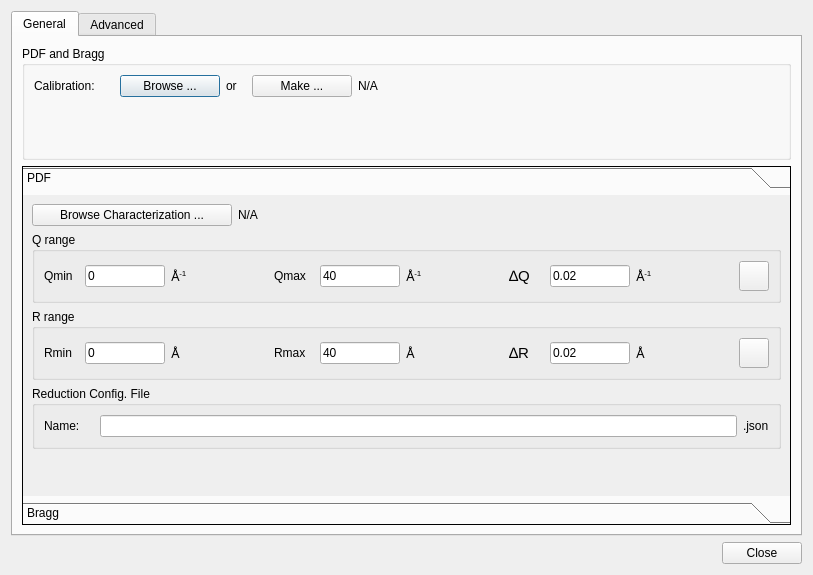
<?xml version="1.0" encoding="UTF-8"?>
<ui version="4.0">
 <class>Dialog</class>
 <widget class="QDialog" name="Dialog">
  <property name="geometry">
   <rect>
    <x>0</x>
    <y>0</y>
    <width>813</width>
    <height>575</height>
   </rect>
  </property>
  <property name="windowTitle">
   <string>Dialog</string>
  </property>
  <layout class="QVBoxLayout" name="verticalLayout">
   <item>
    <widget class="QTabWidget" name="tabWidget">
     <property name="currentIndex">
      <number>0</number>
     </property>
     <widget class="QWidget" name="tab">
      <attribute name="title">
       <string>General</string>
      </attribute>
      <layout class="QVBoxLayout" name="verticalLayout_5">
       <item>
        <widget class="QGroupBox" name="groupBox_3">
         <property name="title">
          <string>PDF and Bragg</string>
         </property>
         <layout class="QVBoxLayout" name="verticalLayout_4">
          <item>
           <layout class="QHBoxLayout" name="horizontalLayout_26">
            <item>
             <widget class="QLabel" name="label_26">
              <property name="minimumSize">
               <size>
                <width>80</width>
                <height>0</height>
               </size>
              </property>
              <property name="maximumSize">
               <size>
                <width>80</width>
                <height>16777215</height>
               </size>
              </property>
              <property name="text">
               <string>Calibration:</string>
              </property>
             </widget>
            </item>
            <item>
             <widget class="QPushButton" name="browse_calibration_button">
              <property name="minimumSize">
               <size>
                <width>100</width>
                <height>0</height>
               </size>
              </property>
              <property name="maximumSize">
               <size>
                <width>100</width>
                <height>16777215</height>
               </size>
              </property>
              <property name="text">
               <string>Browse ...</string>
              </property>
             </widget>
            </item>
            <item>
             <widget class="QLabel" name="label_27">
              <property name="minimumSize">
               <size>
                <width>20</width>
                <height>0</height>
               </size>
              </property>
              <property name="maximumSize">
               <size>
                <width>20</width>
                <height>16777215</height>
               </size>
              </property>
              <property name="text">
               <string>or</string>
              </property>
             </widget>
            </item>
            <item>
             <widget class="QPushButton" name="make_calibration_button">
              <property name="minimumSize">
               <size>
                <width>100</width>
                <height>0</height>
               </size>
              </property>
              <property name="maximumSize">
               <size>
                <width>100</width>
                <height>16777215</height>
               </size>
              </property>
              <property name="text">
               <string>Make ...</string>
              </property>
             </widget>
            </item>
            <item>
             <widget class="QLabel" name="calibration_label">
              <property name="text">
               <string>N/A</string>
              </property>
             </widget>
            </item>
           </layout>
          </item>
          <item>
           <spacer name="verticalSpacer_3">
            <property name="orientation">
             <enum>Qt::Vertical</enum>
            </property>
            <property name="sizeHint" stdset="0">
             <size>
              <width>20</width>
              <height>53</height>
             </size>
            </property>
           </spacer>
          </item>
         </layout>
        </widget>
       </item>
       <item>
        <widget class="QToolBox" name="toolBox">
         <property name="autoFillBackground">
          <bool>false</bool>
         </property>
         <property name="frameShape">
          <enum>QFrame::Panel</enum>
         </property>
         <property name="frameShadow">
          <enum>QFrame::Plain</enum>
         </property>
         <property name="lineWidth">
          <number>1</number>
         </property>
         <property name="currentIndex">
          <number>0</number>
         </property>
         <widget class="QWidget" name="page">
          <property name="geometry">
           <rect>
            <x>0</x>
            <y>0</y>
            <width>757</width>
            <height>288</height>
           </rect>
          </property>
          <attribute name="label">
           <string>PDF</string>
          </attribute>
          <layout class="QVBoxLayout" name="verticalLayout_3">
           <item>
            <layout class="QHBoxLayout" name="horizontalLayout_40">
             <item>
              <widget class="QPushButton" name="mantid_browse_characterization_button_4">
               <property name="minimumSize">
                <size>
                 <width>200</width>
                 <height>0</height>
                </size>
               </property>
               <property name="text">
                <string>Browse Characterization ...</string>
               </property>
              </widget>
             </item>
             <item>
              <widget class="QLabel" name="mantid_characterization_value_4">
               <property name="sizePolicy">
                <sizepolicy hsizetype="Expanding" vsizetype="Preferred">
                 <horstretch>0</horstretch>
                 <verstretch>0</verstretch>
                </sizepolicy>
               </property>
               <property name="text">
                <string>N/A</string>
               </property>
              </widget>
             </item>
            </layout>
           </item>
           <item>
            <widget class="QGroupBox" name="q_range_group_box_2">
             <property name="title">
              <string>Q range</string>
             </property>
             <layout class="QHBoxLayout" name="horizontalLayout_29">
              <item>
               <widget class="QLabel" name="label_43">
                <property name="minimumSize">
                 <size>
                  <width>35</width>
                  <height>0</height>
                 </size>
                </property>
                <property name="maximumSize">
                 <size>
                  <width>35</width>
                  <height>16777215</height>
                 </size>
                </property>
                <property name="text">
                 <string>Qmin</string>
                </property>
               </widget>
              </item>
              <item>
               <widget class="QLineEdit" name="pdf_q_range_min">
                <property name="minimumSize">
                 <size>
                  <width>80</width>
                  <height>0</height>
                 </size>
                </property>
                <property name="maximumSize">
                 <size>
                  <width>80</width>
                  <height>16777215</height>
                 </size>
                </property>
                <property name="text">
                 <string>0</string>
                </property>
               </widget>
              </item>
              <item>
               <widget class="QLabel" name="label_67">
                <property name="minimumSize">
                 <size>
                  <width>30</width>
                  <height>0</height>
                 </size>
                </property>
                <property name="text">
                 <string>&lt;!DOCTYPE HTML PUBLIC &quot;-//W3C//DTD HTML 4.0//EN&quot; &quot;http://www.w3.org/TR/REC-html40/strict.dtd&quot;&gt;
&lt;html&gt;&lt;head&gt;&lt;meta name=&quot;qrichtext&quot; content=&quot;1&quot; /&gt;&lt;style type=&quot;text/css&quot;&gt;
p, li { white-space: pre-wrap; }
&lt;/style&gt;&lt;/head&gt;&lt;body style=&quot; font-family:'Sans Serif'; font-size:10pt; font-weight:400; font-style:normal;&quot;&gt;
&lt;p style=&quot; margin-top:0px; margin-bottom:0px; margin-left:0px; margin-right:0px; -qt-block-indent:0; text-indent:0px;&quot;&gt;Å&lt;span style=&quot; vertical-align:super;&quot;&gt;-1&lt;/span&gt;&lt;/p&gt;&lt;/body&gt;&lt;/html&gt;</string>
                </property>
               </widget>
              </item>
              <item>
               <widget class="QLabel" name="label_44">
                <property name="minimumSize">
                 <size>
                  <width>40</width>
                  <height>0</height>
                 </size>
                </property>
                <property name="maximumSize">
                 <size>
                  <width>40</width>
                  <height>16777215</height>
                 </size>
                </property>
                <property name="text">
                 <string>Qmax</string>
                </property>
               </widget>
              </item>
              <item>
               <widget class="QLineEdit" name="pdf_q_range_max">
                <property name="minimumSize">
                 <size>
                  <width>80</width>
                  <height>0</height>
                 </size>
                </property>
                <property name="maximumSize">
                 <size>
                  <width>80</width>
                  <height>16777215</height>
                 </size>
                </property>
                <property name="text">
                 <string>40</string>
                </property>
               </widget>
              </item>
              <item>
               <widget class="QLabel" name="label_68">
                <property name="minimumSize">
                 <size>
                  <width>30</width>
                  <height>0</height>
                 </size>
                </property>
                <property name="text">
                 <string>&lt;!DOCTYPE HTML PUBLIC &quot;-//W3C//DTD HTML 4.0//EN&quot; &quot;http://www.w3.org/TR/REC-html40/strict.dtd&quot;&gt;
&lt;html&gt;&lt;head&gt;&lt;meta name=&quot;qrichtext&quot; content=&quot;1&quot; /&gt;&lt;style type=&quot;text/css&quot;&gt;
p, li { white-space: pre-wrap; }
&lt;/style&gt;&lt;/head&gt;&lt;body style=&quot; font-family:'Sans Serif'; font-size:10pt; font-weight:400; font-style:normal;&quot;&gt;
&lt;p style=&quot; margin-top:0px; margin-bottom:0px; margin-left:0px; margin-right:0px; -qt-block-indent:0; text-indent:0px;&quot;&gt;Å&lt;span style=&quot; vertical-align:super;&quot;&gt;-1&lt;/span&gt;&lt;/p&gt;&lt;/body&gt;&lt;/html&gt;</string>
                </property>
               </widget>
              </item>
              <item>
               <widget class="QLabel" name="label_45">
                <property name="minimumSize">
                 <size>
                  <width>35</width>
                  <height>0</height>
                 </size>
                </property>
                <property name="maximumSize">
                 <size>
                  <width>35</width>
                  <height>16777215</height>
                 </size>
                </property>
                <property name="text">
                 <string>&lt;html&gt;&lt;head/&gt;&lt;body&gt;&lt;p&gt;&lt;span style=&quot; font-size:11pt;&quot;&gt;∆Q&lt;/span&gt;&lt;/p&gt;&lt;/body&gt;&lt;/html&gt;</string>
                </property>
                <property name="textFormat">
                 <enum>Qt::RichText</enum>
                </property>
               </widget>
              </item>
              <item>
               <widget class="QLineEdit" name="pdf_q_range_delta">
                <property name="minimumSize">
                 <size>
                  <width>80</width>
                  <height>0</height>
                 </size>
                </property>
                <property name="maximumSize">
                 <size>
                  <width>80</width>
                  <height>16777215</height>
                 </size>
                </property>
                <property name="text">
                 <string>0.02</string>
                </property>
               </widget>
              </item>
              <item>
               <widget class="QLabel" name="label_69">
                <property name="minimumSize">
                 <size>
                  <width>30</width>
                  <height>0</height>
                 </size>
                </property>
                <property name="text">
                 <string>&lt;!DOCTYPE HTML PUBLIC &quot;-//W3C//DTD HTML 4.0//EN&quot; &quot;http://www.w3.org/TR/REC-html40/strict.dtd&quot;&gt;
&lt;html&gt;&lt;head&gt;&lt;meta name=&quot;qrichtext&quot; content=&quot;1&quot; /&gt;&lt;style type=&quot;text/css&quot;&gt;
p, li { white-space: pre-wrap; }
&lt;/style&gt;&lt;/head&gt;&lt;body style=&quot; font-family:'Sans Serif'; font-size:10pt; font-weight:400; font-style:normal;&quot;&gt;
&lt;p style=&quot; margin-top:0px; margin-bottom:0px; margin-left:0px; margin-right:0px; -qt-block-indent:0; text-indent:0px;&quot;&gt;Å&lt;span style=&quot; vertical-align:super;&quot;&gt;-1&lt;/span&gt;&lt;/p&gt;&lt;/body&gt;&lt;/html&gt;</string>
                </property>
               </widget>
              </item>
              <item>
               <widget class="QPushButton" name="reset_pdf_q_range_button">
                <property name="minimumSize">
                 <size>
                  <width>30</width>
                  <height>30</height>
                 </size>
                </property>
                <property name="maximumSize">
                 <size>
                  <width>30</width>
                  <height>30</height>
                 </size>
                </property>
                <property name="text">
                 <string/>
                </property>
               </widget>
              </item>
             </layout>
            </widget>
           </item>
           <item>
            <widget class="QGroupBox" name="q_range_group_box_3">
             <property name="title">
              <string>R range</string>
             </property>
             <layout class="QHBoxLayout" name="horizontalLayout_32">
              <item>
               <widget class="QLabel" name="label_46">
                <property name="minimumSize">
                 <size>
                  <width>35</width>
                  <height>0</height>
                 </size>
                </property>
                <property name="maximumSize">
                 <size>
                  <width>35</width>
                  <height>16777215</height>
                 </size>
                </property>
                <property name="text">
                 <string>Rmin</string>
                </property>
               </widget>
              </item>
              <item>
               <widget class="QLineEdit" name="pdf_r_range_min">
                <property name="minimumSize">
                 <size>
                  <width>80</width>
                  <height>0</height>
                 </size>
                </property>
                <property name="maximumSize">
                 <size>
                  <width>80</width>
                  <height>16777215</height>
                 </size>
                </property>
                <property name="text">
                 <string>0</string>
                </property>
               </widget>
              </item>
              <item>
               <widget class="QLabel" name="label_70">
                <property name="minimumSize">
                 <size>
                  <width>30</width>
                  <height>0</height>
                 </size>
                </property>
                <property name="text">
                 <string>&lt;!DOCTYPE HTML PUBLIC &quot;-//W3C//DTD HTML 4.0//EN&quot; &quot;http://www.w3.org/TR/REC-html40/strict.dtd&quot;&gt;
&lt;html&gt;&lt;head&gt;&lt;meta name=&quot;qrichtext&quot; content=&quot;1&quot; /&gt;&lt;style type=&quot;text/css&quot;&gt;
p, li { white-space: pre-wrap; }
&lt;/style&gt;&lt;/head&gt;&lt;body style=&quot; font-family:'Sans Serif'; font-size:10pt; font-weight:400; font-style:normal;&quot;&gt;
&lt;p style=&quot; margin-top:0px; margin-bottom:0px; margin-left:0px; margin-right:0px; -qt-block-indent:0; text-indent:0px;&quot;&gt;Å&lt;/p&gt;&lt;/body&gt;&lt;/html&gt;</string>
                </property>
               </widget>
              </item>
              <item>
               <widget class="QLabel" name="label_47">
                <property name="minimumSize">
                 <size>
                  <width>40</width>
                  <height>0</height>
                 </size>
                </property>
                <property name="maximumSize">
                 <size>
                  <width>40</width>
                  <height>16777215</height>
                 </size>
                </property>
                <property name="text">
                 <string>Rmax</string>
                </property>
               </widget>
              </item>
              <item>
               <widget class="QLineEdit" name="pdf_r_range_max">
                <property name="minimumSize">
                 <size>
                  <width>80</width>
                  <height>0</height>
                 </size>
                </property>
                <property name="maximumSize">
                 <size>
                  <width>80</width>
                  <height>16777215</height>
                 </size>
                </property>
                <property name="text">
                 <string>40</string>
                </property>
               </widget>
              </item>
              <item>
               <widget class="QLabel" name="label_73">
                <property name="minimumSize">
                 <size>
                  <width>30</width>
                  <height>0</height>
                 </size>
                </property>
                <property name="text">
                 <string>&lt;!DOCTYPE HTML PUBLIC &quot;-//W3C//DTD HTML 4.0//EN&quot; &quot;http://www.w3.org/TR/REC-html40/strict.dtd&quot;&gt;
&lt;html&gt;&lt;head&gt;&lt;meta name=&quot;qrichtext&quot; content=&quot;1&quot; /&gt;&lt;style type=&quot;text/css&quot;&gt;
p, li { white-space: pre-wrap; }
&lt;/style&gt;&lt;/head&gt;&lt;body style=&quot; font-family:'Sans Serif'; font-size:10pt; font-weight:400; font-style:normal;&quot;&gt;
&lt;p style=&quot; margin-top:0px; margin-bottom:0px; margin-left:0px; margin-right:0px; -qt-block-indent:0; text-indent:0px;&quot;&gt;Å&lt;/p&gt;&lt;/body&gt;&lt;/html&gt;</string>
                </property>
               </widget>
              </item>
              <item>
               <widget class="QLabel" name="label_74">
                <property name="minimumSize">
                 <size>
                  <width>35</width>
                  <height>0</height>
                 </size>
                </property>
                <property name="maximumSize">
                 <size>
                  <width>35</width>
                  <height>16777215</height>
                 </size>
                </property>
                <property name="text">
                 <string>&lt;html&gt;&lt;head/&gt;&lt;body&gt;&lt;p&gt;&lt;span style=&quot; font-size:11pt;&quot;&gt;∆R&lt;/span&gt;&lt;/p&gt;&lt;/body&gt;&lt;/html&gt;</string>
                </property>
                <property name="textFormat">
                 <enum>Qt::RichText</enum>
                </property>
               </widget>
              </item>
              <item>
               <widget class="QLineEdit" name="pdf_r_range_delta">
                <property name="minimumSize">
                 <size>
                  <width>80</width>
                  <height>0</height>
                 </size>
                </property>
                <property name="maximumSize">
                 <size>
                  <width>80</width>
                  <height>16777215</height>
                 </size>
                </property>
                <property name="text">
                 <string>0.02</string>
                </property>
               </widget>
              </item>
              <item>
               <widget class="QLabel" name="label_79">
                <property name="minimumSize">
                 <size>
                  <width>25</width>
                  <height>0</height>
                 </size>
                </property>
                <property name="text">
                 <string>&lt;!DOCTYPE HTML PUBLIC &quot;-//W3C//DTD HTML 4.0//EN&quot; &quot;http://www.w3.org/TR/REC-html40/strict.dtd&quot;&gt;
&lt;html&gt;&lt;head&gt;&lt;meta name=&quot;qrichtext&quot; content=&quot;1&quot; /&gt;&lt;style type=&quot;text/css&quot;&gt;
p, li { white-space: pre-wrap; }
&lt;/style&gt;&lt;/head&gt;&lt;body style=&quot; font-family:'Sans Serif'; font-size:10pt; font-weight:400; font-style:normal;&quot;&gt;
&lt;p style=&quot; margin-top:0px; margin-bottom:0px; margin-left:0px; margin-right:0px; -qt-block-indent:0; text-indent:0px;&quot;&gt;Å&lt;/p&gt;&lt;/body&gt;&lt;/html&gt;</string>
                </property>
               </widget>
              </item>
              <item>
               <widget class="QPushButton" name="reset_pdf_r_range_button">
                <property name="minimumSize">
                 <size>
                  <width>30</width>
                  <height>30</height>
                 </size>
                </property>
                <property name="maximumSize">
                 <size>
                  <width>30</width>
                  <height>30</height>
                 </size>
                </property>
                <property name="text">
                 <string/>
                </property>
               </widget>
              </item>
             </layout>
            </widget>
           </item>
           <item>
            <widget class="QGroupBox" name="groupBox_6">
             <property name="title">
              <string>Reduction Config. File</string>
             </property>
             <layout class="QVBoxLayout" name="verticalLayout_10">
              <item>
               <layout class="QHBoxLayout" name="horizontalLayout_31">
                <item>
                 <widget class="QLabel" name="label_48">
                  <property name="minimumSize">
                   <size>
                    <width>50</width>
                    <height>0</height>
                   </size>
                  </property>
                  <property name="maximumSize">
                   <size>
                    <width>50</width>
                    <height>16777215</height>
                   </size>
                  </property>
                  <property name="text">
                   <string>Name:</string>
                  </property>
                 </widget>
                </item>
                <item>
                 <widget class="QLineEdit" name="lineEdit"/>
                </item>
                <item>
                 <widget class="QLabel" name="label_49">
                  <property name="text">
                   <string>.json</string>
                  </property>
                 </widget>
                </item>
               </layout>
              </item>
             </layout>
            </widget>
           </item>
           <item>
            <spacer name="verticalSpacer_2">
             <property name="orientation">
              <enum>Qt::Vertical</enum>
             </property>
             <property name="sizeHint" stdset="0">
              <size>
               <width>20</width>
               <height>40</height>
              </size>
             </property>
            </spacer>
           </item>
          </layout>
         </widget>
         <widget class="QWidget" name="page_2">
          <property name="geometry">
           <rect>
            <x>0</x>
            <y>0</y>
            <width>771</width>
            <height>204</height>
           </rect>
          </property>
          <attribute name="label">
           <string>Bragg</string>
          </attribute>
          <layout class="QVBoxLayout" name="verticalLayout_2">
           <item>
            <layout class="QHBoxLayout" name="horizontalLayout_38">
             <item>
              <widget class="QPushButton" name="mantid_browse_characterization_button_2">
               <property name="minimumSize">
                <size>
                 <width>200</width>
                 <height>0</height>
                </size>
               </property>
               <property name="text">
                <string>Browse Characterization ...</string>
               </property>
              </widget>
             </item>
             <item>
              <widget class="QLabel" name="mantid_characterization_value_2">
               <property name="sizePolicy">
                <sizepolicy hsizetype="Expanding" vsizetype="Preferred">
                 <horstretch>0</horstretch>
                 <verstretch>0</verstretch>
                </sizepolicy>
               </property>
               <property name="text">
                <string>N/A</string>
               </property>
              </widget>
             </item>
            </layout>
           </item>
           <item>
            <layout class="QHBoxLayout" name="horizontalLayout_39">
             <item>
              <widget class="QLabel" name="label_56">
               <property name="text">
                <string>Number of Bins:</string>
               </property>
              </widget>
             </item>
             <item>
              <widget class="QLineEdit" name="mantid_number_of_bins_2">
               <property name="sizePolicy">
                <sizepolicy hsizetype="Preferred" vsizetype="Fixed">
                 <horstretch>0</horstretch>
                 <verstretch>0</verstretch>
                </sizepolicy>
               </property>
               <property name="minimumSize">
                <size>
                 <width>80</width>
                 <height>0</height>
                </size>
               </property>
               <property name="maximumSize">
                <size>
                 <width>80</width>
                 <height>16777215</height>
                </size>
               </property>
               <property name="text">
                <string>-6000</string>
               </property>
              </widget>
             </item>
             <item>
              <widget class="QLabel" name="label_57">
               <property name="text">
                <string>(&quot;-&quot; for log binning)</string>
               </property>
              </widget>
             </item>
             <item>
              <spacer name="horizontalSpacer_28">
               <property name="orientation">
                <enum>Qt::Horizontal</enum>
               </property>
               <property name="sizeHint" stdset="0">
                <size>
                 <width>40</width>
                 <height>20</height>
                </size>
               </property>
              </spacer>
             </item>
            </layout>
           </item>
           <item>
            <layout class="QHBoxLayout" name="horizontalLayout_41">
             <item>
              <widget class="QGroupBox" name="groupBox_8">
               <property name="title">
                <string>Crop Wavelength</string>
               </property>
               <layout class="QHBoxLayout" name="horizontalLayout_42">
                <item>
                 <widget class="QLabel" name="label_58">
                  <property name="text">
                   <string>Min</string>
                  </property>
                 </widget>
                </item>
                <item>
                 <widget class="QLineEdit" name="mantid_min_crop_wavelength_2">
                  <property name="minimumSize">
                   <size>
                    <width>50</width>
                    <height>0</height>
                   </size>
                  </property>
                  <property name="maximumSize">
                   <size>
                    <width>50</width>
                    <height>16777215</height>
                   </size>
                  </property>
                  <property name="text">
                   <string>.1</string>
                  </property>
                 </widget>
                </item>
                <item>
                 <widget class="QLabel" name="label_59">
                  <property name="text">
                   <string>&lt;!DOCTYPE HTML PUBLIC &quot;-//W3C//DTD HTML 4.0//EN&quot; &quot;http://www.w3.org/TR/REC-html40/strict.dtd&quot;&gt;
&lt;html&gt;&lt;head&gt;&lt;meta name=&quot;qrichtext&quot; content=&quot;1&quot; /&gt;&lt;style type=&quot;text/css&quot;&gt;
p, li { white-space: pre-wrap; }
&lt;/style&gt;&lt;/head&gt;&lt;body style=&quot; font-family:'Sans Serif'; font-size:10pt; font-weight:400; font-style:normal;&quot;&gt;
&lt;p style=&quot; margin-top:0px; margin-bottom:0px; margin-left:0px; margin-right:0px; -qt-block-indent:0; text-indent:0px;&quot;&gt;&amp;#8491;&lt;/p&gt;&lt;/body&gt;&lt;/html&gt;</string>
                  </property>
                 </widget>
                </item>
                <item>
                 <widget class="QLabel" name="label_60">
                  <property name="text">
                   <string>         Max</string>
                  </property>
                 </widget>
                </item>
                <item>
                 <widget class="QLineEdit" name="mantid_max_crop_wavelength_2">
                  <property name="minimumSize">
                   <size>
                    <width>50</width>
                    <height>0</height>
                   </size>
                  </property>
                  <property name="maximumSize">
                   <size>
                    <width>50</width>
                    <height>16777215</height>
                   </size>
                  </property>
                  <property name="text">
                   <string>2.9</string>
                  </property>
                 </widget>
                </item>
                <item>
                 <widget class="QLabel" name="label_61">
                  <property name="text">
                   <string>&lt;!DOCTYPE HTML PUBLIC &quot;-//W3C//DTD HTML 4.0//EN&quot; &quot;http://www.w3.org/TR/REC-html40/strict.dtd&quot;&gt;
&lt;html&gt;&lt;head&gt;&lt;meta name=&quot;qrichtext&quot; content=&quot;1&quot; /&gt;&lt;style type=&quot;text/css&quot;&gt;
p, li { white-space: pre-wrap; }
&lt;/style&gt;&lt;/head&gt;&lt;body style=&quot; font-family:'Sans Serif'; font-size:10pt; font-weight:400; font-style:normal;&quot;&gt;
&lt;p style=&quot; margin-top:0px; margin-bottom:0px; margin-left:0px; margin-right:0px; -qt-block-indent:0; text-indent:0px;&quot;&gt;&amp;#8491;&lt;/p&gt;&lt;/body&gt;&lt;/html&gt;</string>
                  </property>
                 </widget>
                </item>
               </layout>
              </widget>
             </item>
             <item>
              <spacer name="horizontalSpacer_2">
               <property name="orientation">
                <enum>Qt::Horizontal</enum>
               </property>
               <property name="sizeHint" stdset="0">
                <size>
                 <width>40</width>
                 <height>20</height>
                </size>
               </property>
              </spacer>
             </item>
            </layout>
           </item>
           <item>
            <spacer name="verticalSpacer">
             <property name="orientation">
              <enum>Qt::Vertical</enum>
             </property>
             <property name="sizeHint" stdset="0">
              <size>
               <width>20</width>
               <height>40</height>
              </size>
             </property>
            </spacer>
           </item>
          </layout>
         </widget>
        </widget>
       </item>
      </layout>
     </widget>
     <widget class="QWidget" name="tab_2">
      <attribute name="title">
       <string>Advanced</string>
      </attribute>
      <layout class="QVBoxLayout" name="verticalLayout_6">
       <item>
        <widget class="QGroupBox" name="groupBox_4">
         <property name="title">
          <string>Bragg</string>
         </property>
         <layout class="QVBoxLayout" name="verticalLayout_7">
          <item>
           <widget class="QCheckBox" name="checkBox">
            <property name="text">
             <string>Push Data Positive</string>
            </property>
           </widget>
          </item>
         </layout>
        </widget>
       </item>
       <item>
        <spacer name="verticalSpacer_5">
         <property name="orientation">
          <enum>Qt::Vertical</enum>
         </property>
         <property name="sizeHint" stdset="0">
          <size>
           <width>20</width>
           <height>40</height>
          </size>
         </property>
        </spacer>
       </item>
      </layout>
     </widget>
    </widget>
   </item>
   <item>
    <layout class="QHBoxLayout" name="horizontalLayout">
     <item>
      <spacer name="horizontalSpacer">
       <property name="orientation">
        <enum>Qt::Horizontal</enum>
       </property>
       <property name="sizeHint" stdset="0">
        <size>
         <width>40</width>
         <height>20</height>
        </size>
       </property>
      </spacer>
     </item>
     <item>
      <widget class="QPushButton" name="pushButton">
       <property name="text">
        <string>Close</string>
       </property>
      </widget>
     </item>
    </layout>
   </item>
  </layout>
 </widget>
 <resources/>
 <connections>
  <connection>
   <sender>make_calibration_button</sender>
   <signal>clicked()</signal>
   <receiver>Dialog</receiver>
   <slot>make_calibration_clicked()</slot>
   <hints>
    <hint type="sourcelabel">
     <x>312</x>
     <y>91</y>
    </hint>
    <hint type="destinationlabel">
     <x>407</x>
     <y>7</y>
    </hint>
   </hints>
  </connection>
  <connection>
   <sender>reset_pdf_q_range_button</sender>
   <signal>clicked()</signal>
   <receiver>Dialog</receiver>
   <slot>pdf_reset_q_range_button()</slot>
   <hints>
    <hint type="sourcelabel">
     <x>742</x>
     <y>307</y>
    </hint>
    <hint type="destinationlabel">
     <x>808</x>
     <y>126</y>
    </hint>
   </hints>
  </connection>
  <connection>
   <sender>reset_pdf_r_range_button</sender>
   <signal>clicked()</signal>
   <receiver>Dialog</receiver>
   <slot>pdf_reset_r_range_button()</slot>
   <hints>
    <hint type="sourcelabel">
     <x>745</x>
     <y>387</y>
    </hint>
    <hint type="destinationlabel">
     <x>807</x>
     <y>363</y>
    </hint>
   </hints>
  </connection>
  <connection>
   <sender>pushButton</sender>
   <signal>clicked()</signal>
   <receiver>Dialog</receiver>
   <slot>close_button()</slot>
   <hints>
    <hint type="sourcelabel">
     <x>745</x>
     <y>554</y>
    </hint>
    <hint type="destinationlabel">
     <x>677</x>
     <y>546</y>
    </hint>
   </hints>
  </connection>
 </connections>
 <slots>
  <slot>make_calibration_clicked()</slot>
  <slot>pdf_reset_q_range_button()</slot>
  <slot>pdf_reset_r_range_button()</slot>
  <slot>close_button()</slot>
 </slots>
</ui>
